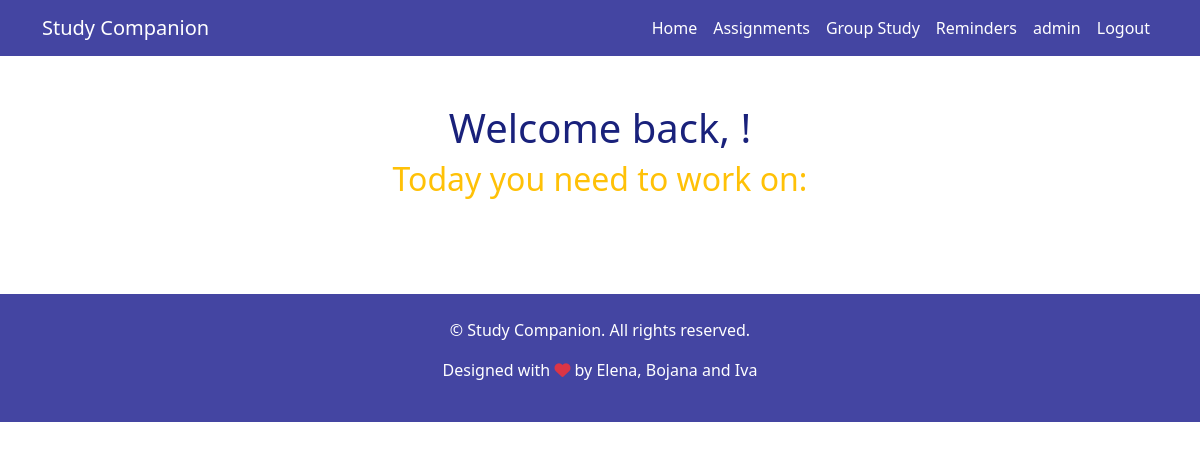
The app's page / (signed in), older data.
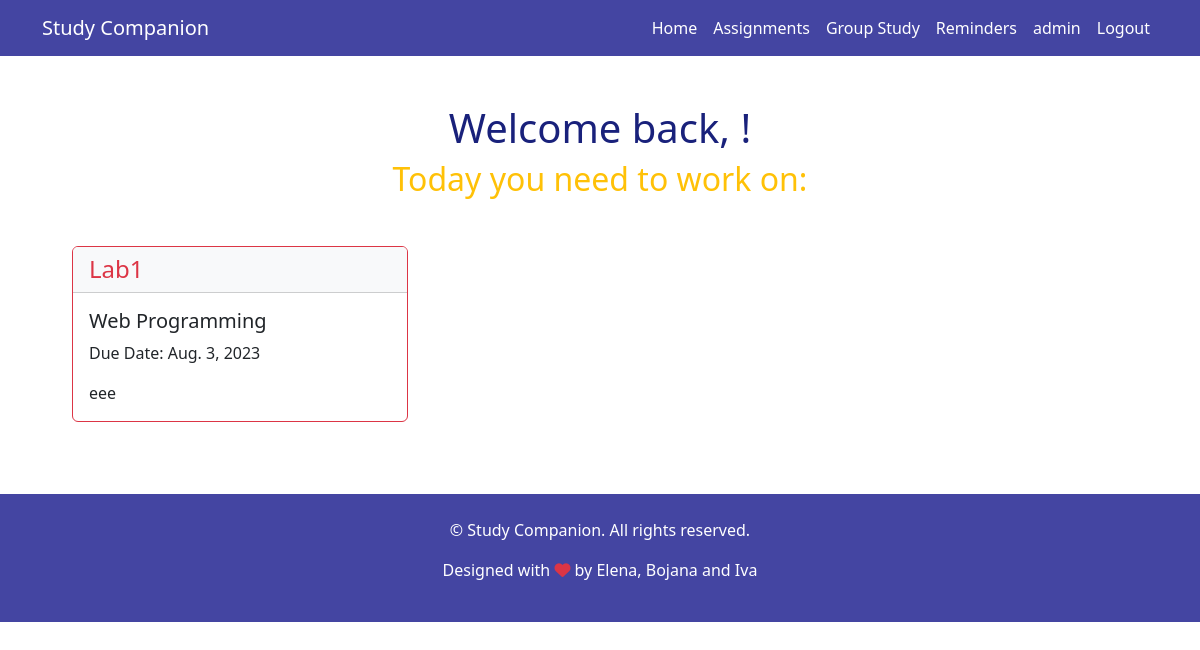
The same page, newer data.
### app/models.py (models this page shows, shortened)
class Assignment(models.Model):
    PROGRESS_CHOICES = [(i, str(i)) for i in range(11)]
    name = models.CharField(max_length=200)
    course = models.ForeignKey(Course, on_delete=models.CASCADE)
    user = models.ForeignKey(CustomUser, on_delete=models.CASCADE)
    description = models.TextField()
    progress = models.IntegerField(choices=PROGRESS_CHOICES, default=0)
    due_date = models.DateField(default=datetime.now() + timedelta(days=7))

class Course(models.Model):
    name = models.CharField(max_length=100)
    def __str__(self):
        return f"{self.name}"

### app/views.py (the view)
# urls.py: path('', views.your_view, name='home'),
def your_view(request):
    comments = Comment.objects.all()
    current_date = datetime.now().date()
    end_date_limit = current_date + timedelta(days=5)
    assignments = Assignment.objects.filter(due_date__lte=end_date_limit)
    return render(request, 'index.html', {'comments': comments, 'user': request.user, 'assignments': assignments})

### templates/index.html (shortened to what this page needs)
{% extends 'base.html' %}
{% block content %}
    {% if user.is_authenticated %}
        <div class="text-center my-5">
            <h1 class="primary-text"> Welcome back, {{ user.name }}! </h1>
            <h2 class="text-warning"> Today you need to work on: </h2>
        </div>
        <div class="mx-5 px-4">
            <div class="row">
                {% for assignment in assignments %}
                    <div class="col-md-4 mb-4">
                        <div class="card border-danger">
                            <h4 class="card-header bg-light text-danger">{{ assignment.name }}</h4>
                            <div class="card-body">
                                <h5 class="card-title">{{ assignment.course }}</h5>
                                <p class="card-text">Due Date: {{ assignment.due_date }}</p>
                                <p class="card-text">{{ assignment.description }}</p>
                            </div>
                        </div>
                    </div>
                {% endfor %}
            </div>
        </div>
    {% endif %}
{% endblock %}

Row changes from the older to the newer data that the page shows:
now on this page (row edited): Assignment: name "Lab1", course "Web Programming", due_date "Aug. 3, 2023", description "eee"
